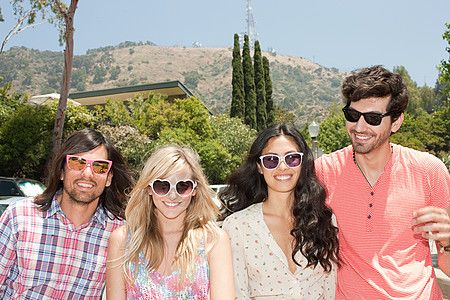
#> input picture Opencv人脸检测人脸识别/Images/FourPeopleFace.jpg, 450 x 300 px
$ python 01TestFaceDectect.py
#> lines starting #> are read from the running program, lines starting #| are printed output that depends on the picture; after the words box and inside, x2 and y2 are one past the last pixel; in counts of white or black regions, pixels touching at a corner belong together
import cv2

# 调用熟悉的人脸分类器 识别特征类型
# 人脸 - haarcascade_frontalface_default.xml
# 人眼 - haarcascade_eye.xm
# 微笑 - haarcascade_smile.xml
face_detect = cv2.CascadeClassifier(
    r'E:\MyCommons\Study\python\opencv-4.8.0\data\haarcascades/haarcascade_frontalface_alt2.xml')

# 读取图片
photo = cv2.imread('Images/FourPeopleFace.jpg')
#> photo is the input picture: shape (300, 450, 3); mean B, G, R 138.5, 150.3, 167.8

# cv2.imshow('photo', photo)
# 灰度处理
gray = cv2.cvtColor(photo, code=cv2.COLOR_BGR2GRAY)
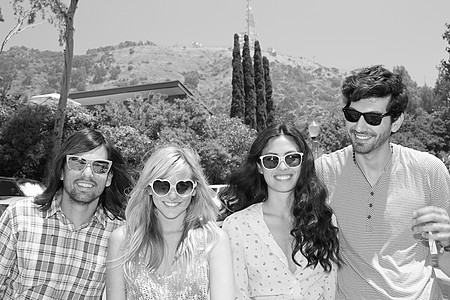
#> gray: shape (300, 450); min 0, max 255, mean 154.2

# 检查人脸 按照1.1倍放到 周围最小像素为5
face_zone = face_detect.detectMultiScale(gray, scaleFactor=1.1, minNeighbors=5)
#> face_zone = [[253, 139, 56, 56], [61, 144, 54, 54], [141, 162, 64, 64], [335, 97, 56, 56]]

# 绘制矩形和圆形检测人脸

num = 0  # 统计人数
for x, y, w, h in face_zone:
    num = num + 1
    # 画矩形
    cv2.rectangle(photo, pt1=(x, y), pt2=(x + w, y + h), color=[0, 0, 255], thickness=2)
    # 画圆
    cv2.circle(photo, center=(x + w // 2, y + h // 2), radius=w // 2, color=[0, 255, 0], thickness=2)
    # 显示文字
    cv2.putText(photo, str(num), (x, y), cv2.FONT_HERSHEY_COMPLEX, 1, (0, 255, 0), 1)
#> this loop made 4 passes
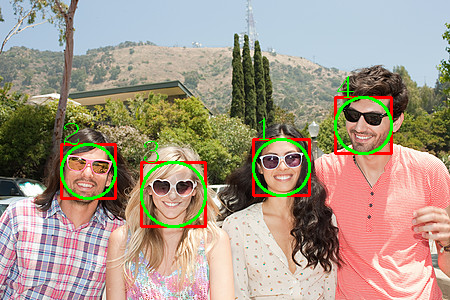
#> photo: shape (300, 450, 3); 3.19% of pixels changed, all inside (x1, y1, x2, y2) = (60, 76, 393, 228)
#> after the loop, num = 4

# 总人数
cv2.putText(photo, "{}people".format(num), (10, 50), cv2.FONT_HERSHEY_COMPLEX, 1, (142, 125, 52), 1)
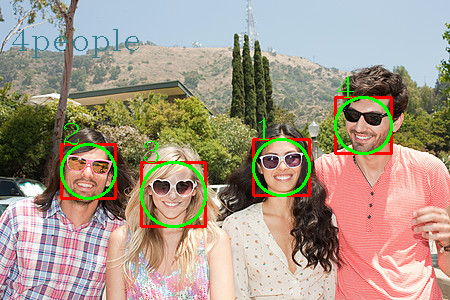
#> photo: shape (300, 450, 3); 0.37% of pixels changed, all inside (x1, y1, x2, y2) = (12, 29, 139, 58)

cv2.imshow('result', photo)
cv2.waitKey(0)
# 释放资源
cv2.destroyAllWindows()

$ run again, with Opencv人脸检测人脸识别/Images/FourPeopleWalk.jpg copied over Opencv人脸检测人脸识别/Images/FourPeopleFace.jpg
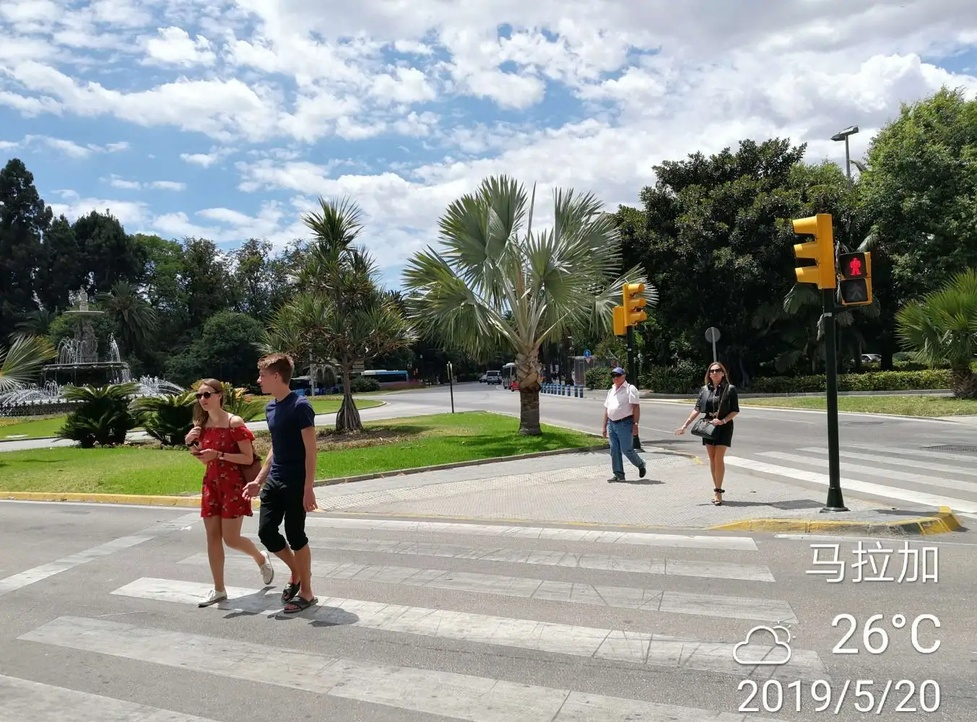
#> input picture Opencv人脸检测人脸识别/Images/FourPeopleWalk.jpg, 977 x 722 px, shrunk from 1353 x 1000 before the run
#> photo is the input picture: shape (722, 977, 3); mean B, G, R 144.1, 149.2, 145.1
#> `gray = cv2.cvtColor(photo, code=cv2.COLOR_BGR2GRAY)`:
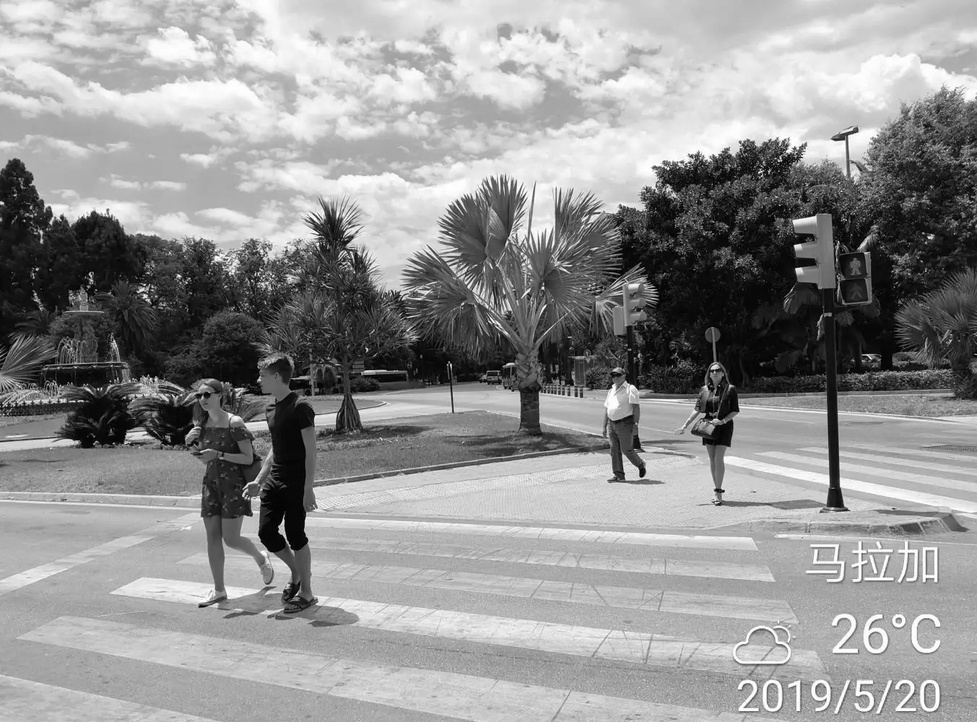
#> gray: shape (722, 977); min 0, max 255, mean 147.4
#> face_zone = ()
#> after the loop `for x, y, w, h in face_zone:`: num = 0
#> `cv2.putText(photo, "{}people".format(num), (10, 50), cv2.FONT_HERSHEY_..`:
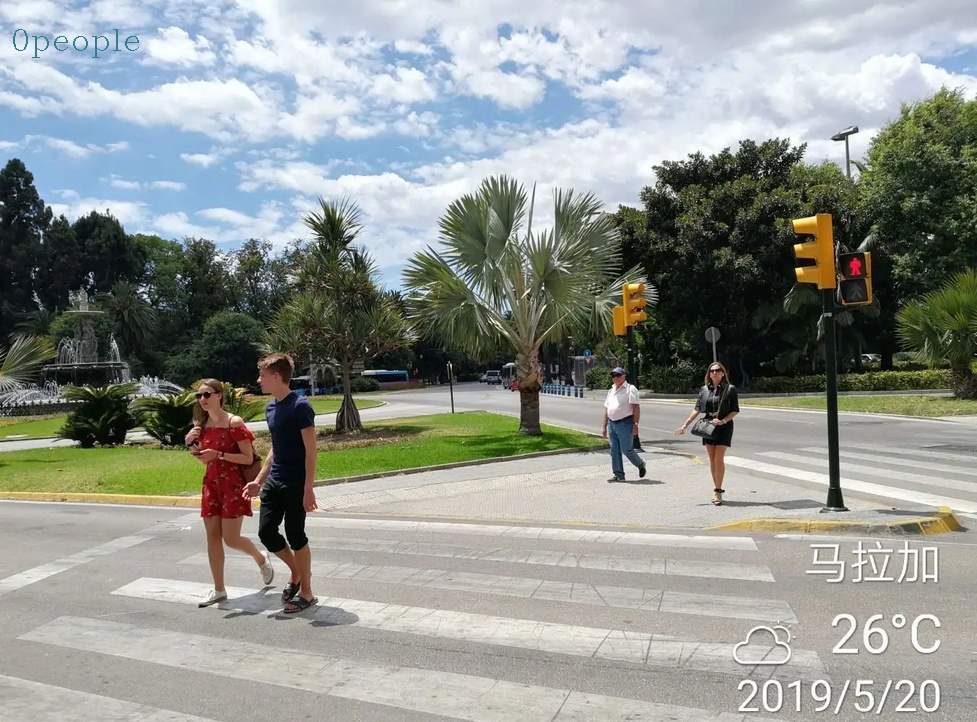
#> photo: shape (722, 977, 3); 0.07% of pixels changed, all inside (x1, y1, x2, y2) = (13, 29, 139, 58)
